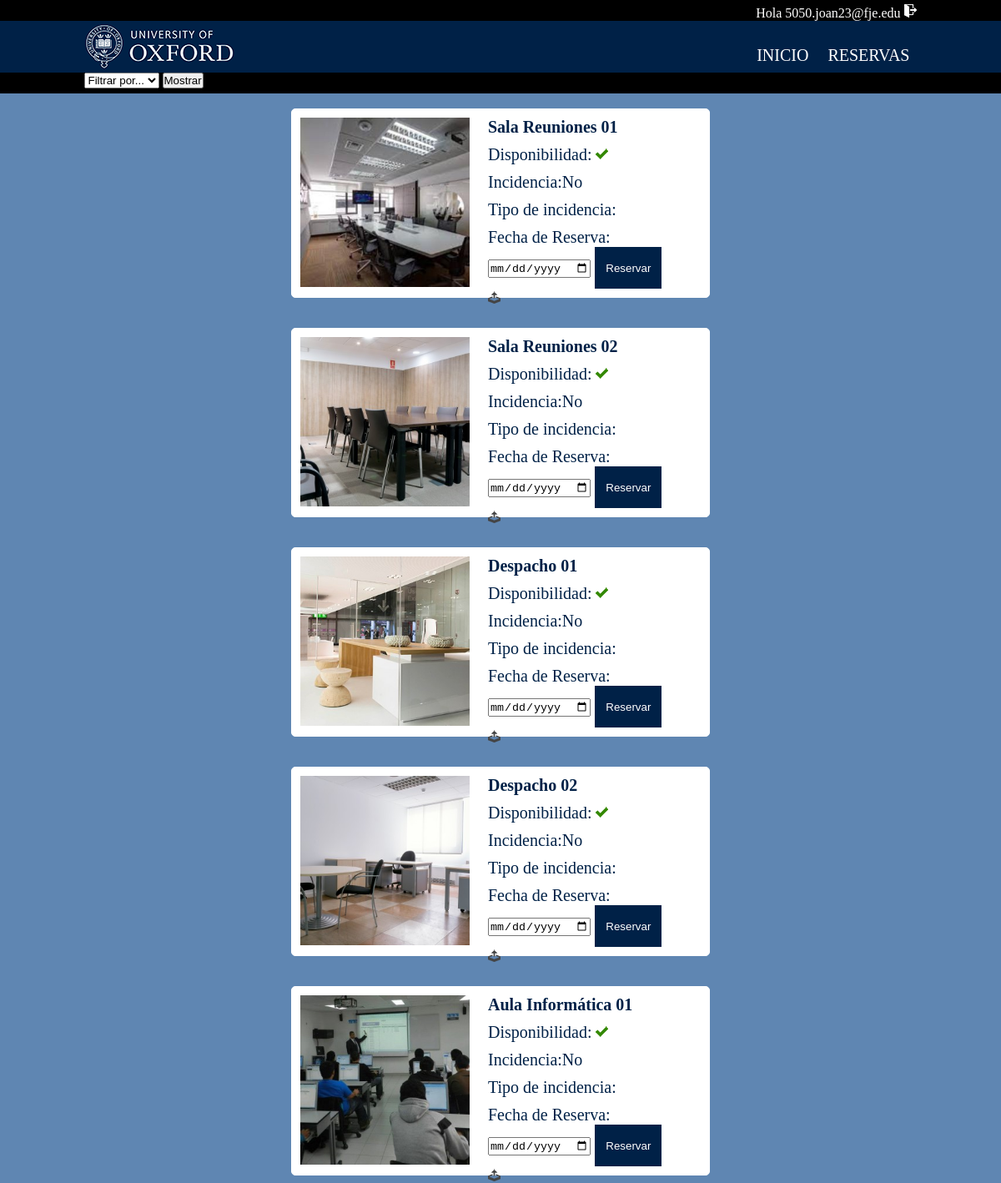
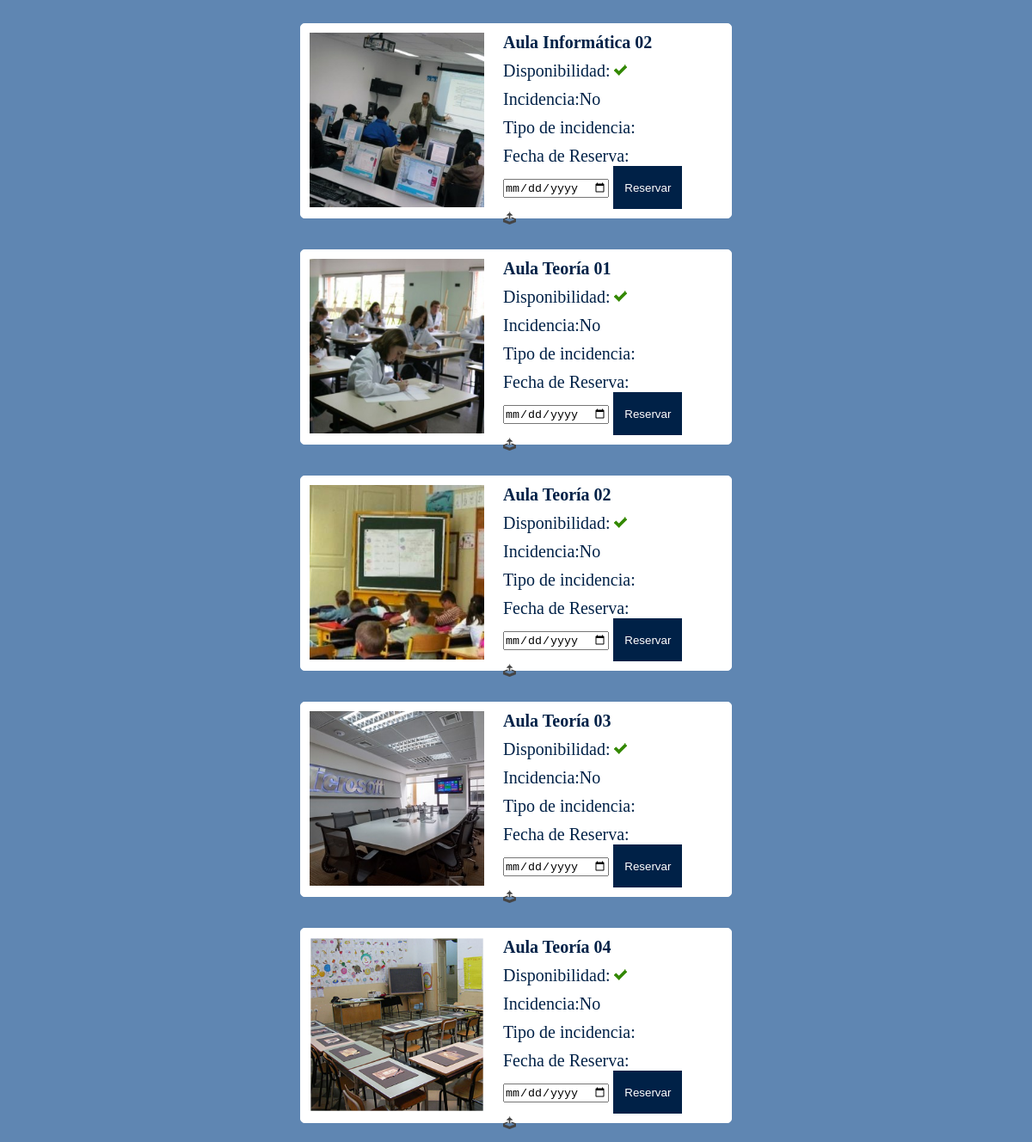
The app's page /main.php?opciones=1 (signed in) with its own data (2 pictures, top to bottom).
### tables this page shows
CREATE TABLE IF NOT EXISTS `tbl_material` (
  `id_material` int(11) NOT NULL,
  `id_tipo_material` int(11) NOT NULL,
  `descripcion` text,
  `disponible` tinyint(1) DEFAULT NULL,
  `incidencia` tinyint(1) DEFAULT NULL,
  `descripcion_incidencia` text
);

### main.php (the view, shortened to what this page needs)
<?php
$conexion = mysqli_connect('localhost','root','','bd_pr03_intranet') or die ('No se ha podido conectar'. mysql_error());
$sql = "SELECT tbl_material.id_material, tbl_tipo_material.tipo, tbl_material.descripcion, tbl_material.disponible, tbl_material.incidencia, tbl_material.descripcion_incidencia
        FROM tbl_material
        INNER JOIN tbl_tipo_material ON tbl_tipo_material.id_tipo_material = tbl_material.id_tipo_material";
if(isset($_REQUEST['opciones'])){
  if ($_REQUEST['opciones']>0) {
    $sql .= " WHERE tbl_material.id_tipo_material = ".$_REQUEST['opciones'];
  }
}
?>
<!DOCTYPE html>
<html>
  <head>
      <link rel="stylesheet" type="text/css" href="css/estilo.css" media="screen" />
  </head>
    <body>
<a name="top">
      <div id="barraNegra">
        <div id="barraLogin">
          <ul id="listaLogin">
            <li id="identificate">Hola <?php echo $_SESSION['sUser']?> </li>
            <li><a href="php/salir.php"><img src="img/exit.png" alt="Salir" title="Salir" /></a></li>
          </ul>
        </div>
      </div>
      <header>
        <section id="cabecera">
          <figure>
            <a href="index.php"><img src="img/logo.png"/></a>
          </figure>
          <nav>
            <ul>
              <a href="main.php"><li>INICIO</li></a>
              <a href="reserva.php"><li>RESERVAS</li></a>
            </ul>
          </nav>
        </section>
      </header>
      <div id="barraNegraDatos">
         <div id="barraOpciones">
           <form action="main.php" method="get">
             <select name="opciones">
               <option value="" disabled selected>Filtrar por...</option>
              </select>
              <input type="submit" name="name" value="Mostrar">
           </form>
         </div>
      </div>
        <main>
        	<section id="centro">
            <?php
              $datos = mysqli_query($conexion,$sql);
              if(mysqli_num_rows($datos)!=0){
                while ($mostrar = mysqli_fetch_array($datos)) {
            ?>
              <div id="divMaterial"><br/>
                <form id="formMaterial" action="php/reservar.php" method="get">
                  <div id="formQuery">
                    <div id="formQueryFoto">
                      <p><img class ="fotoMini" src="img/material/<?php echo $mostrar['id_material']; ?>.jpg" alt="" title"" /></p>
                    </div>
                    <div id="formQueryTexto">
                      <p id="formTituloMaterial"><?php echo utf8_encode($mostrar['descripcion']); ?><p>
                      <p>Disponibilidad: <?php
                        if(!$mostrar['disponible']){
                          echo "<img src='img/ok.png' alt='Ok' title='Ok' />";
                        }else {
                          echo "<img src='img/ko.png' alt='Ko' title='Ko' />";
                        }
                      ?><p>
                      <p>Incidencia:<?php
                        if($mostrar['incidencia']){
                          echo "Si";
                        }else {
                          echo "No";
                        }
                      ?><p>
                      <p>Tipo de incidencia:<?php echo utf8_encode($mostrar['descripcion_incidencia']); ?><p>
                      <p>
                      <p>Fecha de Reserva:
                     <input type="date" name="fecha_r" >
                      <input type="submit" id="reservar" name="reservar" value=<?php
                        if(!$mostrar['disponible']){
                          echo "Reservar";
                          } else {
                          echo "Devolver";
                        }
                        ?>>
                      <a href="#top"><img src="img/top.png" alt="Subir" title="Subir" /></a>
                    </div>
                  </div><br/>
                </form>
              </div><br/>
            <?php
                }
              }else{
                echo "No hay datos";
              }
            ?>
        	</section>
        </main>
    </body>
</html>

### css/estilo.css (style rules this page uses)
* { margin: 0; padding: 0; }
body { background-color: #5f86b2; }
a { text-decoration: none; color: white; }
#barraNegra { background-color: black; width: 100%; height: 25px; min-width: 999px; }
#barraLogin { margin: 0 auto; position: relative; width: 999px; }
#listaLogin { float: right; padding-top: 5px; text-decoration: none; }
#listaLogin li { display: inline; color: white; }
#listaLogin li a { color: white; text-decoration: none; }
header { text-align: center; background-color: #002147; width: 100%; height: 62px; position: relative; }
section { position: relative; margin: 0 auto; width: 999px; height: 62px; background-color: #002147; }
figure { position: relative; float: left; width: 25%; height: 62px; }
figure img { position: relative; float: left; }
nav { position: relative; float: right; width: 75%; height: 62px; }
nav ul { color: white; text-align: right; text-decoration: none; padding-top: 30px; font-size: 20px; }
nav ul li { display: inline; text-align: right; padding-right: 9px; padding-left: 9px; }
main { margin: 0 auto; width: 100%; height: 500px; }
#centro { background-color: #5f86b2; background-repeat: no-repeat; background-position: center center; width: 100%; height: 500px; margin: 0 auto; }
form p { color: white; font-size: 20px; margin-bottom: 10px; }
#barraNegraDatos { background-color: black; width: 100%; height: 25px; min-width: 100%; z-index: 9999; }
#barraOpciones { margin: 0 auto; position: relative; width: 999px; }
#divMaterial { margin: 0 auto; width: 999px; }
#formMaterial { background-color: white; width: 500px; height: 225px; margin: 0 auto; border: 1px solid white; border-radius: 5px; }
#formQuery { padding: 10px; width: 90%; height: 200px; }
.fotoMini { width: 90%; }
#formQueryFoto { float: left; width: 50%; }
#formQueryTexto { float: left; width: 50% }
#formQueryTexto p { color: #002147; }
#formTituloMaterial { font-weight: bold; }
#reservar { width: 80px; height: 50px; border: 0; background-color: #002147; color: white; }

### records on screen
tbl_material: shows a picture, descripcion "Sala Reuniones 01", incidencia "No", reservar "Reservar"
tbl_material: shows a picture, descripcion "Sala Reuniones 02", incidencia "No", reservar "Reservar"
tbl_material: shows a picture, descripcion "Despacho 01", incidencia "No", reservar "Reservar"
tbl_material: shows a picture, descripcion "Despacho 02", incidencia "No", reservar "Reservar"
tbl_material: shows a picture, descripcion "Aula Informática 01", incidencia "No", reservar "Reservar"
tbl_material: shows a picture, descripcion "Aula Informática 02", incidencia "No", reservar "Reservar"
tbl_material: shows a picture, descripcion "Aula Teoría 01", incidencia "No", reservar "Reservar"
tbl_material: shows a picture, descripcion "Aula Teoría 02", incidencia "No", reservar "Reservar"
tbl_material: shows a picture, descripcion "Aula Teoría 03", incidencia "No", reservar "Reservar"
tbl_material: shows a picture, descripcion "Aula Teoría 04", incidencia "No", reservar "Reservar"

### other values on screen
$_SESSION['sUser'] "5050.joan23@fje.edu"
